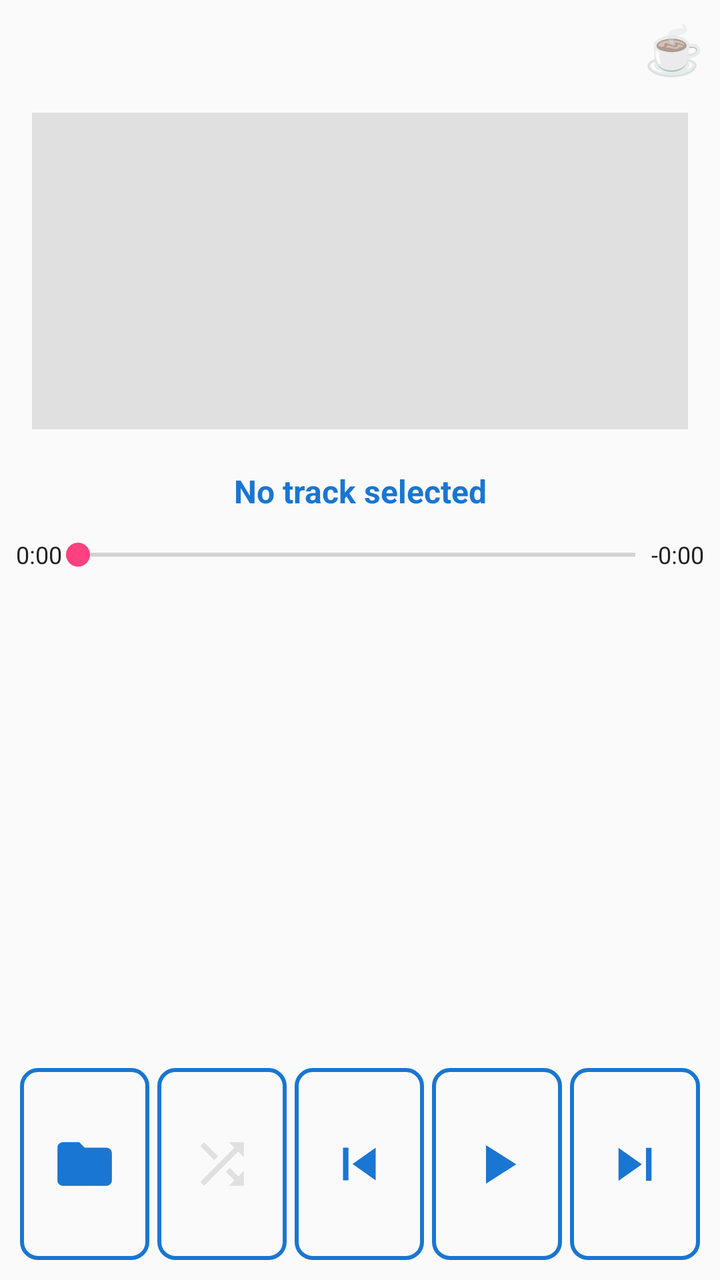
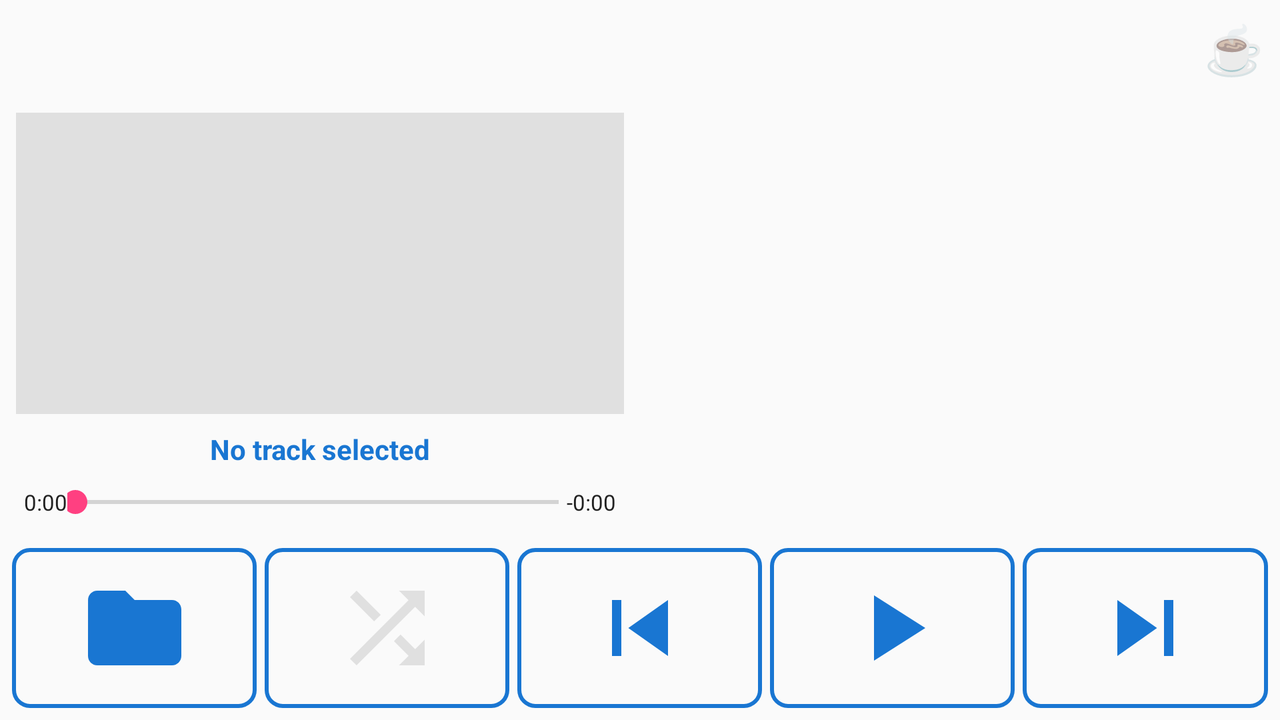

An Android layout and its configuration variant, each rendered on a device that would load it. The default file and the variant file are quoted in full after the pictures.
<!-- AndroidManifest.xml: application theme Theme.AndroMusic -->
<!-- res/layout/activity_main.xml -->
<?xml version="1.0" encoding="utf-8"?>
<LinearLayout xmlns:android="http://schemas.android.com/apk/res/android"
    android:layout_width="match_parent"
    android:layout_height="match_parent"
    android:orientation="vertical"
    android:background="@color/background">

    <TextView
        android:id="@+id/btn_coffee"
        android:layout_width="wrap_content"
        android:layout_height="wrap_content"
        android:layout_gravity="end"
        android:padding="8dp"
        android:text="☕"
        android:textSize="24sp"
        android:clickable="true"
        android:focusable="true"
        android:background="?attr/selectableItemBackground"
        android:contentDescription="@string/buy_me_a_coffee" />

    <ImageView
        android:id="@+id/iv_cover_art"
        android:layout_width="match_parent"
        android:layout_height="0dp"
        android:layout_weight="2"
        android:layout_marginStart="16dp"
        android:layout_marginEnd="16dp"
        android:layout_marginTop="8dp"
        android:layout_marginBottom="8dp"
        android:scaleType="centerCrop"
        android:contentDescription="@string/album_cover_art_description"
        android:background="@color/divider" />

    <TextView
        android:id="@+id/tv_current_track"
        android:layout_width="match_parent"
        android:layout_height="wrap_content"
        android:padding="12dp"
        android:text="@string/no_track"
        android:textSize="16sp"
        android:textStyle="bold"
        android:maxLines="1"
        android:ellipsize="end"
        android:gravity="center"
        android:textColor="@color/colorPrimary" />

    <LinearLayout
        android:layout_width="match_parent"
        android:layout_height="wrap_content"
        android:orientation="horizontal"
        android:paddingStart="8dp"
        android:paddingEnd="8dp"
        android:gravity="center_vertical">

        <TextView
            android:id="@+id/tv_elapsed_time"
            android:layout_width="wrap_content"
            android:layout_height="wrap_content"
            android:text="0:00"
            android:textSize="12sp"
            android:textColor="@color/text_primary" />

        <SeekBar
            android:id="@+id/sb_progress"
            android:layout_width="0dp"
            android:layout_height="wrap_content"
            android:layout_weight="1"
            android:paddingStart="8dp"
            android:paddingEnd="8dp" />

        <TextView
            android:id="@+id/tv_remaining_time"
            android:layout_width="wrap_content"
            android:layout_height="wrap_content"
            android:text="-0:00"
            android:textSize="12sp"
            android:textColor="@color/text_primary" />
    </LinearLayout>

    <androidx.recyclerview.widget.RecyclerView
        android:id="@+id/lv_playlist"
        android:layout_width="match_parent"
        android:layout_height="0dp"
        android:layout_weight="3"
        android:scrollbars="vertical"
        android:scrollbarSize="16dp"
        android:scrollbarThumbVertical="@drawable/scrollbar_thumb"
        android:fastScrollEnabled="true" />

    <LinearLayout
        android:layout_width="match_parent"
        android:layout_height="wrap_content"
        android:orientation="horizontal"
        android:gravity="center"
        android:padding="8dp">

        <ImageButton
            android:id="@+id/btn_pick_dir"
            android:layout_width="0dp"
            android:layout_height="96dp"
            android:layout_weight="1"
            android:layout_margin="2dp"
            android:src="@drawable/ic_folder"
            android:scaleType="fitCenter"
            android:padding="16dp"
            android:background="@drawable/button_frame"
            android:contentDescription="@string/pick_directory" />

        <ImageButton
            android:id="@+id/btn_shuffle"
            android:layout_width="0dp"
            android:layout_height="96dp"
            android:layout_weight="1"
            android:layout_margin="2dp"
            android:src="@drawable/ic_shuffle_off"
            android:scaleType="fitCenter"
            android:padding="16dp"
            android:background="@drawable/button_frame"
            android:contentDescription="@string/shuffle_off" />

        <ImageButton
            android:id="@+id/btn_prev"
            android:layout_width="0dp"
            android:layout_height="96dp"
            android:layout_weight="1"
            android:layout_margin="2dp"
            android:src="@drawable/ic_prev"
            android:scaleType="fitCenter"
            android:padding="16dp"
            android:background="@drawable/button_frame"
            android:contentDescription="@string/prev_track" />

        <ImageButton
            android:id="@+id/btn_play_pause"
            android:layout_width="0dp"
            android:layout_height="96dp"
            android:layout_weight="1"
            android:layout_margin="2dp"
            android:src="@drawable/ic_play"
            android:scaleType="fitCenter"
            android:padding="16dp"
            android:background="@drawable/button_frame"
            android:contentDescription="@string/play_pause" />

        <ImageButton
            android:id="@+id/btn_next"
            android:layout_width="0dp"
            android:layout_height="96dp"
            android:layout_weight="1"
            android:layout_margin="2dp"
            android:src="@drawable/ic_next"
            android:scaleType="fitCenter"
            android:padding="16dp"
            android:background="@drawable/button_frame"
            android:contentDescription="@string/next_track" />
    </LinearLayout>
</LinearLayout>
<!-- resources referenced by this layout -->
<resources>
  <color name="background">#FAFAFA</color>
  <color name="colorPrimary">#1976D2</color>
  <color name="divider">#E0E0E0</color>
  <color name="text_primary">#212121</color>
  <!-- drawable ic_folder (drawable) -->
  <?xml version="1.0" encoding="utf-8"?>
  <vector xmlns:android="http://schemas.android.com/apk/res/android"
      android:width="24dp"
      android:height="24dp"
      android:viewportWidth="24"
      android:viewportHeight="24">
      <path
          android:fillColor="@color/colorPrimary"
          android:pathData="M10,4H4C2.89,4 2.01,4.89 2.01,6L2,18c0,1.1 0.89,2 2,2h16c1.1,0 2,-0.9 2,-2V8c0,-1.1 -0.9,-2 -2,-2h-8l-2,-2z" />
  </vector>
  <!-- drawable ic_next (drawable) -->
  <?xml version="1.0" encoding="utf-8"?>
  <vector xmlns:android="http://schemas.android.com/apk/res/android"
      android:width="48dp"
      android:height="48dp"
      android:viewportWidth="24"
      android:viewportHeight="24">
      <path
          android:fillColor="@color/colorPrimary"
          android:pathData="M6,18l8.5,-6L6,6v12zM16,6h2v12h-2z" />
  </vector>
  <!-- drawable ic_play (drawable) -->
  <?xml version="1.0" encoding="utf-8"?>
  <vector xmlns:android="http://schemas.android.com/apk/res/android"
      android:width="48dp"
      android:height="48dp"
      android:viewportWidth="24"
      android:viewportHeight="24">
      <path
          android:fillColor="@color/colorPrimary"
          android:pathData="M8,5v14l11,-7z" />
  </vector>
  <!-- drawable ic_prev (drawable) -->
  <?xml version="1.0" encoding="utf-8"?>
  <vector xmlns:android="http://schemas.android.com/apk/res/android"
      android:width="48dp"
      android:height="48dp"
      android:viewportWidth="24"
      android:viewportHeight="24">
      <path
          android:fillColor="@color/colorPrimary"
          android:pathData="M6,6h2v12H6zm3.5,6l8.5,6V6z" />
  </vector>
  <!-- drawable ic_shuffle_off (drawable) -->
  <?xml version="1.0" encoding="utf-8"?>
  <vector xmlns:android="http://schemas.android.com/apk/res/android"
      android:width="48dp"
      android:height="48dp"
      android:viewportWidth="24"
      android:viewportHeight="24">
      <path
          android:fillColor="@color/divider"
          android:pathData="M10.59,9.17L5.41,4 4,5.41l5.17,5.17 1.42,-1.41zM14.5,4l2.04,2.04L4,18.59 5.41,20 17.96,7.46 20,9.5V4h-5.5zm0.33,9.41l-1.41,1.41 3.13,3.13L14.5,20H20v-5.5l-2.04,2.04-3.13,-3.13z" />
  </vector>
  <!-- drawable scrollbar_thumb (drawable) -->
  <?xml version="1.0" encoding="utf-8"?>
  <shape xmlns:android="http://schemas.android.com/apk/res/android"
      android:shape="rectangle">
      <corners android:radius="4dp" />
      <solid android:color="@color/colorPrimary" />
  </shape>
  <string name="album_cover_art_description">Album cover art</string>
  <string name="buy_me_a_coffee">Buy me a coffee</string>
  <string name="next_track">Next track</string>
  <string name="no_track">No track selected</string>
  <string name="pick_directory">📁 Pick Folder</string>
  <string name="play_pause">Play/Pause</string>
  <string name="prev_track">Previous track</string>
  <string name="shuffle_off">Shuffle OFF</string>
  <style name="Theme.AndroMusic" parent="Theme.MaterialComponents.DayNight.NoActionBar">
          <item name="colorPrimary">@color/colorPrimary</item>
          <item name="colorPrimaryDark">@color/colorPrimaryDark</item>
          <item name="colorAccent">@color/colorAccent</item>
      </style>
  <color name="colorPrimaryDark">#0D47A1</color>
  <color name="colorAccent">#FF4081</color>
  <!-- some entries are left out for length -->
</resources>
<!-- res/layout-land/activity_main.xml (the repository's variant of the layout above) -->
<!-- drawn on the phone turned sideways -->
<?xml version="1.0" encoding="utf-8"?>
<LinearLayout xmlns:android="http://schemas.android.com/apk/res/android"
    android:layout_width="match_parent"
    android:layout_height="match_parent"
    android:orientation="vertical"
    android:background="@color/background">

    <TextView
        android:id="@+id/btn_coffee"
        android:layout_width="wrap_content"
        android:layout_height="wrap_content"
        android:layout_gravity="end"
        android:padding="8dp"
        android:text="☕"
        android:textSize="24sp"
        android:clickable="true"
        android:focusable="true"
        android:background="?attr/selectableItemBackground"
        android:contentDescription="@string/buy_me_a_coffee" />

    <LinearLayout
        android:layout_width="match_parent"
        android:layout_height="0dp"
        android:layout_weight="1"
        android:orientation="horizontal">

        <LinearLayout
            android:layout_width="0dp"
            android:layout_height="match_parent"
            android:layout_weight="1"
            android:orientation="vertical"
            android:gravity="center"
            android:padding="8dp">

            <ImageView
                android:id="@+id/iv_cover_art"
                android:layout_width="match_parent"
                android:layout_height="0dp"
                android:layout_weight="1"
                android:scaleType="centerCrop"
                android:contentDescription="@string/album_cover_art_description"
                android:background="@color/divider" />

            <TextView
                android:id="@+id/tv_current_track"
                android:layout_width="match_parent"
                android:layout_height="wrap_content"
                android:padding="8dp"
                android:text="@string/no_track"
                android:textSize="14sp"
                android:textStyle="bold"
                android:maxLines="2"
                android:ellipsize="end"
                android:gravity="center"
                android:textColor="@color/colorPrimary" />

            <LinearLayout
                android:layout_width="match_parent"
                android:layout_height="wrap_content"
                android:orientation="horizontal"
                android:paddingStart="4dp"
                android:paddingEnd="4dp"
                android:gravity="center_vertical">

                <TextView
                    android:id="@+id/tv_elapsed_time"
                    android:layout_width="wrap_content"
                    android:layout_height="wrap_content"
                    android:text="0:00"
                    android:textSize="11sp"
                    android:textColor="@color/text_primary" />

                <SeekBar
                    android:id="@+id/sb_progress"
                    android:layout_width="0dp"
                    android:layout_height="wrap_content"
                    android:layout_weight="1"
                    android:paddingStart="4dp"
                    android:paddingEnd="4dp" />

                <TextView
                    android:id="@+id/tv_remaining_time"
                    android:layout_width="wrap_content"
                    android:layout_height="wrap_content"
                    android:text="-0:00"
                    android:textSize="11sp"
                    android:textColor="@color/text_primary" />
            </LinearLayout>
        </LinearLayout>

        <androidx.recyclerview.widget.RecyclerView
            android:id="@+id/lv_playlist"
            android:layout_width="0dp"
            android:layout_height="match_parent"
            android:layout_weight="1"
            android:scrollbars="vertical"
            android:scrollbarSize="16dp"
            android:scrollbarThumbVertical="@drawable/scrollbar_thumb"
            android:fastScrollEnabled="true" />
    </LinearLayout>

    <LinearLayout
        android:layout_width="match_parent"
        android:layout_height="wrap_content"
        android:orientation="horizontal"
        android:gravity="center"
        android:padding="4dp">

        <ImageButton
            android:id="@+id/btn_pick_dir"
            android:layout_width="0dp"
            android:layout_height="80dp"
            android:layout_weight="1"
            android:layout_margin="2dp"
            android:src="@drawable/ic_folder"
            android:scaleType="fitCenter"
            android:padding="12dp"
            android:background="@drawable/button_frame"
            android:contentDescription="@string/pick_directory" />

        <ImageButton
            android:id="@+id/btn_shuffle"
            android:layout_width="0dp"
            android:layout_height="80dp"
            android:layout_weight="1"
            android:layout_margin="2dp"
            android:src="@drawable/ic_shuffle_off"
            android:scaleType="fitCenter"
            android:padding="12dp"
            android:background="@drawable/button_frame"
            android:contentDescription="@string/shuffle_off" />

        <ImageButton
            android:id="@+id/btn_prev"
            android:layout_width="0dp"
            android:layout_height="80dp"
            android:layout_weight="1"
            android:layout_margin="2dp"
            android:src="@drawable/ic_prev"
            android:scaleType="fitCenter"
            android:padding="12dp"
            android:background="@drawable/button_frame"
            android:contentDescription="@string/prev_track" />

        <ImageButton
            android:id="@+id/btn_play_pause"
            android:layout_width="0dp"
            android:layout_height="80dp"
            android:layout_weight="1"
            android:layout_margin="2dp"
            android:src="@drawable/ic_play"
            android:scaleType="fitCenter"
            android:padding="12dp"
            android:background="@drawable/button_frame"
            android:contentDescription="@string/play_pause" />

        <ImageButton
            android:id="@+id/btn_next"
            android:layout_width="0dp"
            android:layout_height="80dp"
            android:layout_weight="1"
            android:layout_margin="2dp"
            android:src="@drawable/ic_next"
            android:scaleType="fitCenter"
            android:padding="12dp"
            android:background="@drawable/button_frame"
            android:contentDescription="@string/next_track" />
    </LinearLayout>
</LinearLayout>
